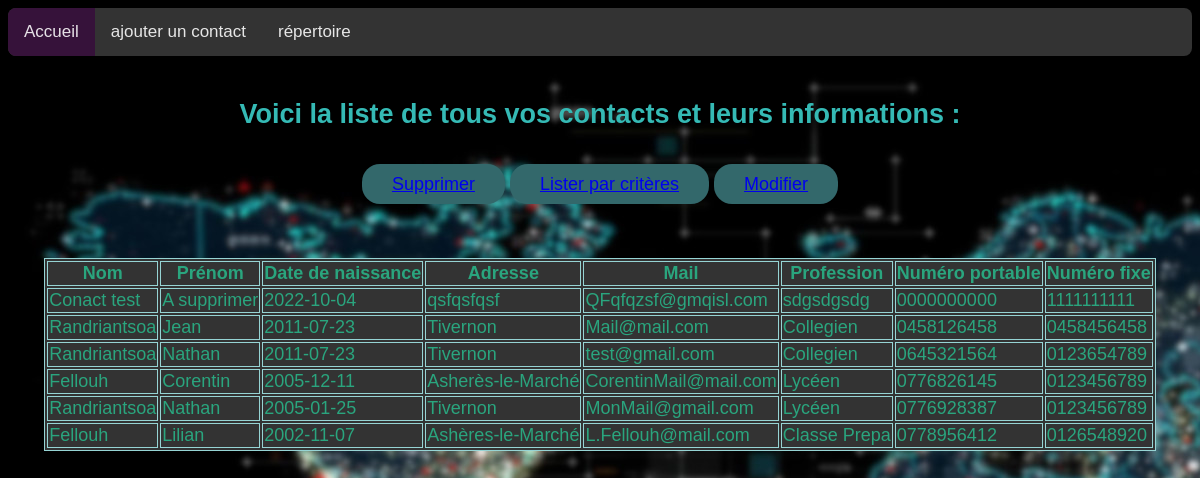
Page /liste.php on the committed database.
### tables this page shows
CREATE TABLE `contact` (
  `nom` varchar(30) NOT NULL,
  `prenom` varchar(30) NOT NULL,
  `birthday` date NOT NULL,
  `adresse` varchar(100) NOT NULL,
  `profession` varchar(100) NOT NULL,
  `numero_fixe` varchar(10) NOT NULL DEFAULT '1111111111',
  `numero_portable` varchar(10) NOT NULL DEFAULT '1111111111',
  `mail` varchar(100) NOT NULL
);

### projet_php/AllData.php (the view, shortened to what this page needs)
<?php
$servername = "localhost" ;
$username = "root" ;
$password= "" ;
$name = "Repertoire" ;
$connection  = mysqli_connect($servername, $username, $password, $name);
?>
<font color=#ffffff>
<center>
    <table>
        <thead>
            <tr>
                <th>Nom</th>
                <th>Prénom </th>
                <th>Date de naissance</th>
                <th>Adresse</th>
                <th>Mail</th>
                <th>Profession</th>
                <th>Numéro portable</th>
                <th>Numéro fixe</th>
            </tr>
        </thead>
        <tbody>
            <?php
            $result = $connection->query("SELECT * FROM contact");
            while($row = $result->fetch_assoc()):
            ?>
            <tr>
                    <td><?php echo htmlspecialchars($row['nom']); ?></td>
                    <td><?php echo htmlspecialchars($row['prenom']); ?></td>
                    <td><?php echo htmlspecialchars($row['birthday']); ?></td>
                    <td><?php echo htmlspecialchars($row['adresse']); ?></td>
                    <td><?php echo htmlspecialchars($row['mail']); ?></td>
                    <td><?php echo htmlspecialchars($row['profession']); ?></td>
                    <td><?php echo htmlspecialchars($row['numero_portable']); ?></td>
                    <td><?php echo htmlspecialchars($row['numero_fixe']); ?></td>
            </tr>
            <?php endwhile;?>
        </tbody>
    </table>
</center>

### liste.php (shortened to what this page needs)
<!DOCTYPE html>
    <head>
        <link rel="stylesheet" href="project_css/default.css"/>
    </head>
        <body>
            <header>
                <div class="topnav">
                    <a class="active" href="index.php">Accueil</a>
                    <a href="sub.php">ajouter un contact</a>
                    <a href="liste.php">répertoire</a>
                </div>
                <br>
                <center><h2>Voici la liste de tous vos contacts et leurs informations :</h2><center>
                <br>
                <div class="redirection">
                    <center>
                        <font color=#fffffff>
                        <a href="listesupp.php">Supprimer</a>
                        <a href="contact_list_by_attribut.php">Lister par critères</a>
                        <a href="edit.php">Modifier</a>
                </div>
                <br>
                <br>
                <br>
            </header>
            <div id="liste">
                <?php include "./projet_php/AllData.php" ?>
            </div>
        </body>
</html>

### project_css/default.css (style rules this page uses)
body { background-image: url(flou.jpg); color:#35bab5; font-size: large; font-family: sans-serif; }
.topnav { background-color: #333; overflow: hidden; transition-duration: 0.4s; border-radius: 8px; }
.topnav a { float: left; color: rgba(255, 255, 255, 0.88); text-align: center; padding: 14px 16px; text-decoration: none; font-size: 17px; transition-duration: 0.4s; }
.topnav a.active { background-color: #36123a; color: rgba(255, 255, 255, 0.88); transition-duration: 0.4s; }
.redirection a:link { background-color: rgb(51, 104, 107); cursor: pointer; padding: 10px 30px; border-radius: 18px; transition-duration: 0.4s; }
table, th, td { color: rgb(42, 165, 126); border: 1px solid; border-color: #96D4D4; background-color: #333; }

### rows in the picture
contact: nom "Conact test", prenom "A supprimer", birthday "2022-10-04", adresse "qsfqsfqsf", mail "QFqfqzsf@gmqisl.com", profession "sdgsdgsdg", numero_portable "0000000000", numero_fixe "1111111111"
contact: nom "Randriantsoa", prenom "Jean", birthday "2011-07-23", adresse "Tivernon", mail "Mail@mail.com", profession "Collegien", numero_portable "0458126458", numero_fixe "0458456458"
contact: nom "Randriantsoa", prenom "Nathan", birthday "2011-07-23", adresse "Tivernon", mail "test@gmail.com", profession "Collegien", numero_portable "0645321564", numero_fixe "0123654789"
contact: nom "Fellouh", prenom "Corentin", birthday "2005-12-11", adresse "Asherès-le-Marché", mail "CorentinMail@mail.com", profession "Lycéen", numero_portable "0776826145", numero_fixe "0123456789"
contact: nom "Randriantsoa", prenom "Nathan", birthday "2005-01-25", adresse "Tivernon", mail "MonMail@gmail.com", profession "Lycéen", numero_portable "0776928387", numero_fixe "0123456789"
contact: nom "Fellouh", prenom "Lilian", birthday "2002-11-07", adresse "Ashères-le-Marché", mail "L.Fellouh@mail.com", profession "Classe Prepa", numero_portable "0778956412", numero_fixe "0126548920"
